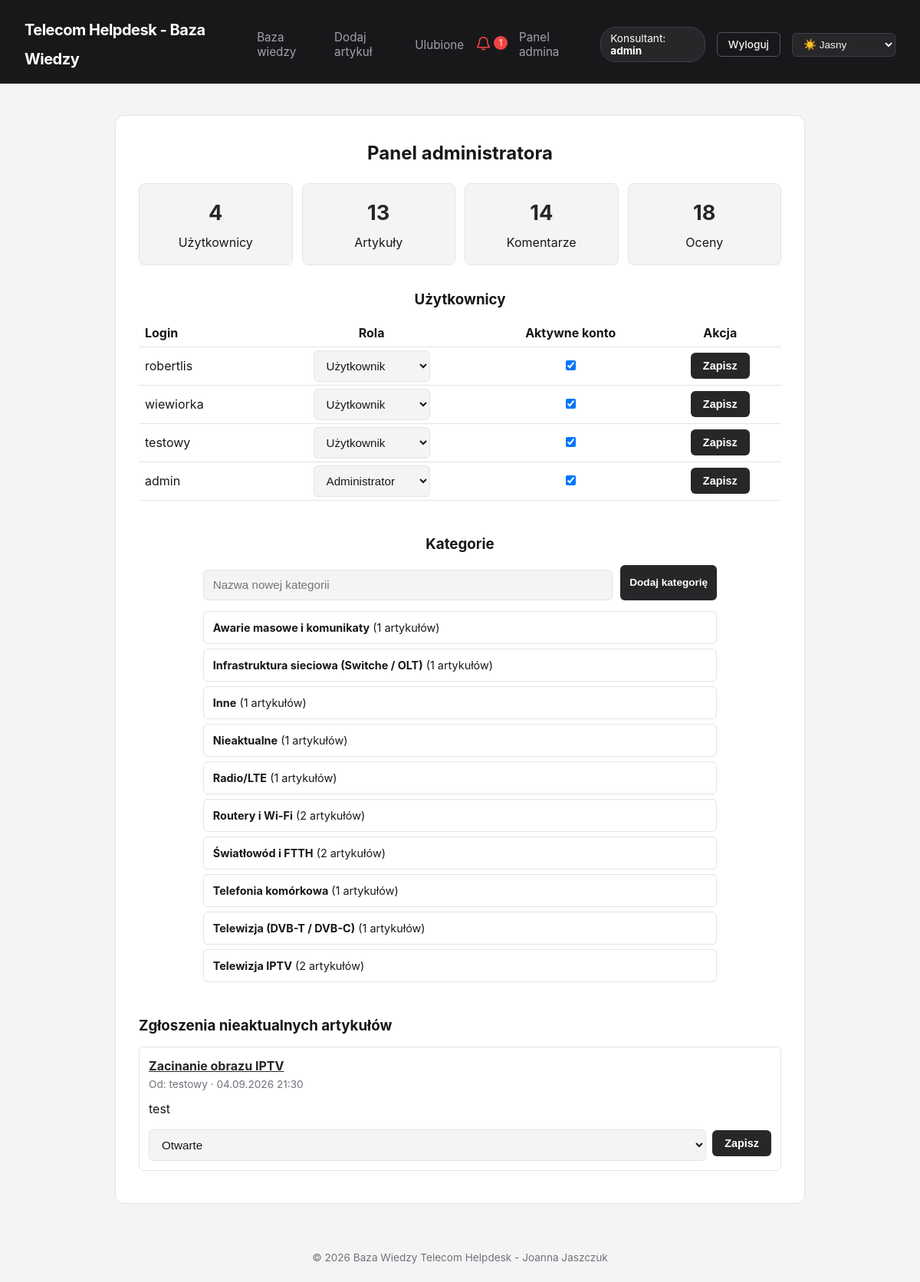
/admin.php (signed in), run on the app's committed database.
### tables this page shows
CREATE TABLE `users` (
  `id` int(11) NOT NULL,
  `username` varchar(50) NOT NULL,
  `password` varchar(255) NOT NULL,
  `role` varchar(20) NOT NULL DEFAULT 'user',
  `is_active` tinyint(1) NOT NULL DEFAULT 1,
  `created_at` timestamp NOT NULL DEFAULT current_timestamp()
);

CREATE TABLE `categories` (
  `id` int(11) NOT NULL,
  `name` varchar(100) NOT NULL
);

CREATE TABLE `article_reports` (
  `id` int(11) NOT NULL,
  `article_id` int(11) NOT NULL,
  `reporter_id` int(11) NOT NULL,
  `reason` text NOT NULL,
  `status` enum('open','resolved','rejected') NOT NULL DEFAULT 'open',
  `resolved_by` int(11) DEFAULT NULL,
  `created_at` timestamp NOT NULL DEFAULT current_timestamp()
);

CREATE TABLE `articles` (
  `id` int(11) NOT NULL,
  `title` varchar(255) NOT NULL,
  `content` text NOT NULL,
  `image` varchar(255) DEFAULT NULL,
  `category_id` int(11) NOT NULL,
  `user_id` int(11) NOT NULL,
  `is_pinned` tinyint(1) NOT NULL DEFAULT 0,
  `is_archived` tinyint(1) NOT NULL DEFAULT 0,
  `created_at` timestamp NOT NULL DEFAULT current_timestamp()
);

### admin.php (the view, shortened to what this page needs)
<?php
require_once 'includes/db.php';
$stats = [
    'users' => (int)$pdo->query('SELECT COUNT(*) FROM users')->fetchColumn(),
    'articles' => (int)$pdo->query('SELECT COUNT(*) FROM articles')->fetchColumn(),
    'comments' => (int)$pdo->query('SELECT COUNT(*) FROM comments')->fetchColumn(),
    'ratings' => (int)$pdo->query('SELECT COUNT(*) FROM ratings')->fetchColumn(),
];
$users = $pdo->query('SELECT id, username, role, is_active, created_at FROM users ORDER BY created_at DESC')->fetchAll();
$categories = $pdo->query(
    'SELECT c.id, c.name, COUNT(a.id) AS article_count
     FROM categories c
     LEFT JOIN articles a ON a.category_id = c.id
     GROUP BY c.id
     ORDER BY c.name ASC'
)->fetchAll();
$reports = $pdo->query(
    'SELECT ar.id, ar.reason, ar.status, ar.created_at, a.id AS article_id, a.title,
            u.username AS reporter
     FROM article_reports ar
     JOIN articles a ON a.id = ar.article_id
     JOIN users u ON u.id = ar.reporter_id
     WHERE ar.status = "open"
     ORDER BY ar.created_at DESC'
)->fetchAll();
require_once 'includes/header.php';
?>
<h2 class="page-heading">Panel administratora</h2>
<section class="admin-stats">
    <?php foreach (['users' => 'Użytkownicy', 'articles' => 'Artykuły', 'comments' => 'Komentarze', 'ratings' => 'Oceny'] as $key => $label): ?>
        <div class="admin-stat">
            <strong><?= $stats[$key] ?></strong>
            <span><?= $label ?></span>
        </div>
    <?php endforeach; ?>
</section>
<section class="admin-section admin-users-section">
    <h3>Użytkownicy</h3>
    <div class="admin-table-wrapper">
        <table class="admin-table">
            <thead><tr><th>Login</th><th>Rola</th><th>Aktywne konto</th><th>Akcja</th></tr></thead>
            <tbody>
            <?php foreach ($users as $user): ?>
                <tr>
                    <td><?= htmlspecialchars($user['username']) ?></td>
                    <td>
                        <select name="role" form="user-form-<?= $user['id'] ?>">
                                <option value="user" <?= $user['role'] === 'user' ? 'selected' : '' ?>>Użytkownik</option>
                                <option value="admin" <?= $user['role'] === 'admin' ? 'selected' : '' ?>>Administrator</option>
                        </select>
                    </td>
                    <td><input type="checkbox" name="is_active" value="1" form="user-form-<?= $user['id'] ?>" <?= $user['is_active'] ? 'checked' : '' ?>></td>
                    <td>
                        <form id="user-form-<?= $user['id'] ?>" method="POST" action="admin.php">
                            <button type="submit">Zapisz</button>
                        </form>
                    </td>
                </tr>
            <?php endforeach; ?>
            </tbody>
        </table>
    </div>
</section>
<section class="admin-section admin-categories-section">
    <h3>Kategorie</h3>
    <form method="POST" action="admin.php" class="admin-category-form">
        <input type="text" name="name" placeholder="Nazwa nowej kategorii" required>
        <button type="submit">Dodaj kategorię</button>
    </form>
    <ul class="admin-list category-list">
        <?php foreach ($categories as $category): ?>
            <li>
                <span><strong><?= htmlspecialchars($category['name']) ?></strong> (<?= (int)$category['article_count'] ?> artykułów)</span>
            </li>
        <?php endforeach; ?>
    </ul>
</section>
<section class="admin-section">
    <h3>Zgłoszenia nieaktualnych artykułów</h3>
    <div class="admin-reports">
        <?php if (empty($reports)): ?>
            <p>Brak otwartych zgłoszeń.</p>
        <?php else: ?>
            <?php foreach ($reports as $report): ?>
                <div class="admin-report">
                    <strong><a href="article.php?id=<?= $report['article_id'] ?>"><?= htmlspecialchars($report['title']) ?></a></strong>
                    <span>Od: <?= htmlspecialchars($report['reporter']) ?> · <?= date('d.m.Y H:i', strtotime($report['created_at'])) ?></span>
                    <p><?= nl2br(htmlspecialchars($report['reason'])) ?></p>
                    <form method="POST" action="admin.php">
                        <select name="status">
                            <?php foreach (['open' => 'Otwarte', 'resolved' => 'Rozpatrzone', 'rejected' => 'Odrzucone'] as $value => $label): ?>
                                <option value="<?= $value ?>" <?= $report['status'] === $value ? 'selected' : '' ?>><?= $label ?></option>
                            <?php endforeach; ?>
                        </select>
                        <button type="submit">Zapisz</button>
                    </form>
                </div>
            <?php endforeach; ?>
        <?php endif; ?>
    </div>
</section>
<?php require_once 'includes/footer.php'; ?>

### assets/css/style.css (style rules this page uses)
:root, [data-theme="light"] { --bg-main: #f4f4f5; --bg-card: #ffffff; --bg-header: #18181b; --text-main: #18181b; --text-muted: #71717a; --border-color: #e4e4e7; --accent: #27272a; --accent-hover: #3f3f46; --accent-text: #ffffff; }
* { box-sizing: border-box; margin: 0; padding: 0; }
body, .container, .main-header, .article-card, button, input, select, textarea { transition: background-color 0.25s ease, color 0.25s ease, border-color 0.25s ease; }
body { font-family: -apple-system, BlinkMacSystemFont, "Segoe UI", Roboto, sans-serif; background-color: var(--bg-main); color: var(--text-main); line-height: 1.6; min-height: 100vh; display: flex; flex-direction: column; }
input[type="text"], input[type="email"], input[type="password"], select, textarea { width: 100%; padding: 10px 12px; margin-top: 6px; border: 1px solid var(--border-color); border-radius: 6px; background-color: var(--bg-main); color: var(--text-main); font-size: 0.95rem; }
button { background-color: var(--accent); color: var(--accent-text); padding: 9px 16px; border: none; border-radius: 6px; font-weight: 600; font-size: 0.9rem; cursor: pointer; text-decoration: none; display: inline-block; }
a { color: var(--accent); }
.auth-heading, .auth-switch, .page-heading { text-align: center; }
.page-heading { margin-bottom: 20px; }
.admin-report { margin-bottom: 12px; padding: 12px; border: 1px solid var(--border-color); border-radius: 6px; background: var(--bg-card); }
.admin-report > span { display: block; color: var(--text-muted); font-size: 0.85rem; }
.admin-report p { margin: 8px 0; }
.admin-report form { display: flex; align-items: center; gap: 8px; }
.admin-stats { display: grid; grid-template-columns: repeat(4, 1fr); gap: 12px; margin-bottom: 30px; }
.admin-stat { display: flex; flex-direction: column; align-items: center; gap: 4px; padding: 16px; background: var(--bg-main); border: 1px solid var(--border-color); border-radius: 8px; }
.admin-stat strong { font-size: 1.7rem; color: var(--accent); }
.admin-section { margin-top: 28px; }
.admin-section + .admin-section { margin-top: 42px; }
.admin-categories-section { width: 80%; margin-left: auto; margin-right: auto; }
.admin-categories-section h3 { text-align: center; }
.admin-users-section h3 { text-align: center; }
.admin-users-section .admin-table th, .admin-users-section .admin-table td { padding-top: 4px; padding-bottom: 4px; }
.admin-section h3 { margin-bottom: 12px; }
.admin-table-wrapper { overflow-x: auto; }
.admin-table { width: 100%; border-collapse: collapse; }
.admin-table th, .admin-table td { padding: 6px 8px; text-align: left; border-bottom: 1px solid var(--border-color); }
.admin-table th:last-child, .admin-table th:last-child { text-align: center; }
.admin-table td:last-child { text-align: center; }
.admin-table th:nth-child(3), .admin-table td:nth-child(3) { text-align: center; }
.admin-table th:nth-child(2), .admin-table td:nth-child(2) { text-align: center; }
.admin-table td:last-child form { display: flex; justify-content: center; }
.admin-table select { width: auto; margin-top: 0; padding-right: 28px; }
.admin-category-form { display: flex; gap: 10px; flex-wrap: wrap; margin-bottom: 14px; }
.admin-category-form input { flex: 1; min-width: 180px; }
.admin-category-form button { height: 46px; padding: 10px 12px; font-size: 0.85rem; white-space: nowrap; margin-left: auto; }
.admin-list { list-style: none; display: flex; flex-direction: column; gap: 10px; padding: 0; }
.admin-list li, .admin-comment { display: flex; justify-content: space-between; align-items: center; gap: 12px; padding: 9px 12px; background: var(--bg-card); border: 1px solid var(--border-color); border-radius: 6px; }
.category-list { gap: 6px; }
.category-list li { font-size: 0.9rem; }

### data on the page
users: username "robertlis", role "Użytkownik", is_active "☑"
users: username "wiewiorka", role "Użytkownik", is_active "☑"
users: username "testowy", role "Użytkownik", is_active "☑"
users: username "admin", role "Administrator", is_active "☑"
categories: name "Awarie masowe i komunikaty", article_count "1"
categories: name "Infrastruktura sieciowa (Switche / OLT)", article_count "1"
categories: name "Inne", article_count "1"
categories: name "Nieaktualne", article_count "1"
categories: name "Radio/LTE", article_count "1"
categories: name "Routery i Wi-Fi", article_count "2"
categories: name "Światłowód i FTTH", article_count "2"
categories: name "Telefonia komórkowa", article_count "1"
categories: name "Telewizja (DVB-T / DVB-C)", article_count "1"
categories: name "Telewizja IPTV", article_count "2"
article_reports: article.title "Zacinanie obrazu IPTV", reporter.username "testowy", created_at "04.09.2026 21:30", reason "test", status "Otwarte"

### other printed values
$unreadNotifications "1"
$_SESSION['username'] "admin"
$stats[$key] "4"
$label "Użytkownicy"
$stats[$key] "13"
$label "Artykuły"
$stats[$key] "14"
$label "Komentarze"
$stats[$key] "18"
$label "Oceny"
